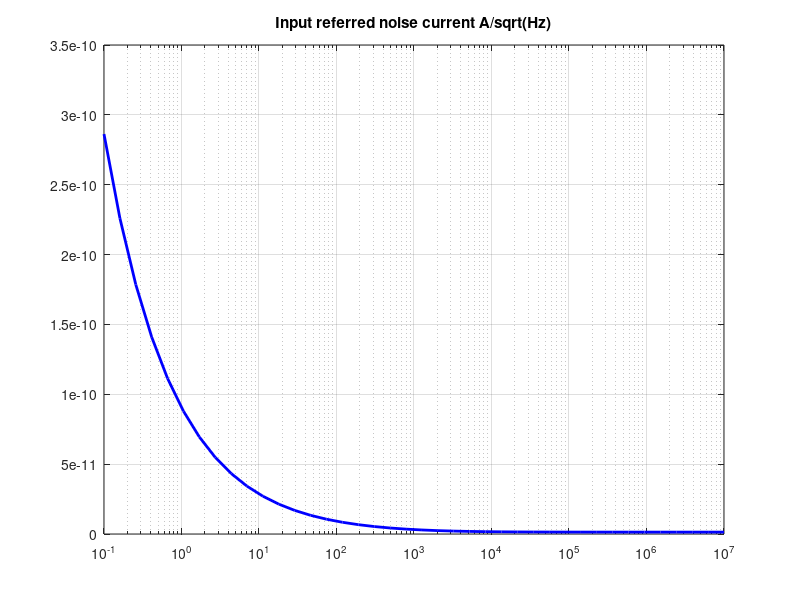
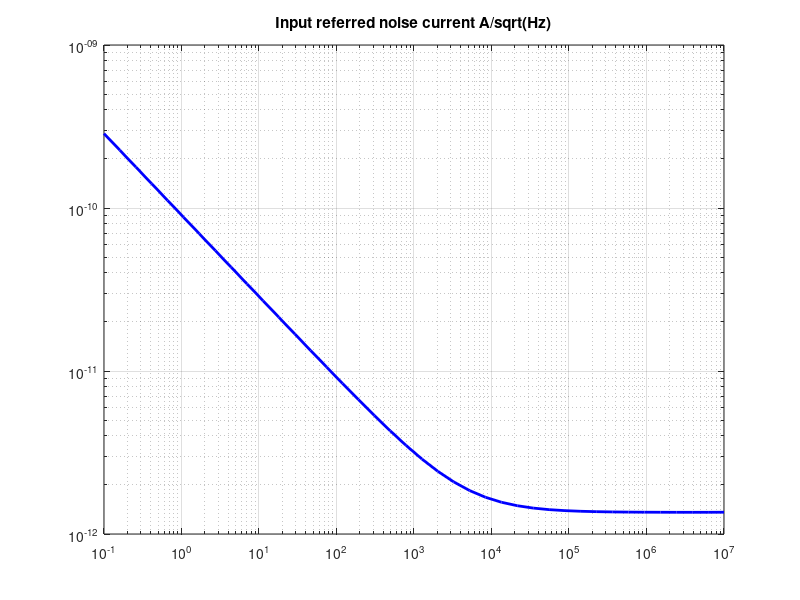
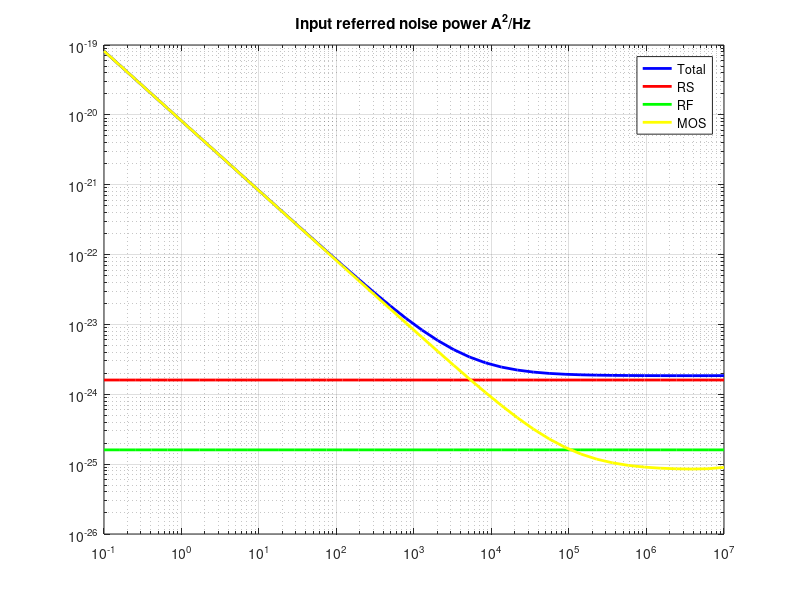

The MATLAB script that drew these images, in order:
clear all
%Design independent parameters
k = 1.38e-23
T = 290
lambda = 2/3

%Source resistance
RS = 10e3

%Feedback resistance
RF = 100e3

% Input transistor

% NMOS1: W1_tot = 100.00um  L1 = 1.00um  IDS1 = 0.1000mA  VDS1 = 0.50V
% gm1 = 1.576m
% rds1 = 579303.50
% cgs1 = 478.16f
% cgd1 = 33.11f
% cds1 = 229.60f
% cdb1 = 148.55f
% vgs1 = 0.4792
% Gain1 = 913.07
% gm_id1 = 15.76
% ; Ft1 = 490.65 MHz 

Fc = .1e6 % 1/f noise corner frequency
gm = 1.576e-3
C = (478e-15 + 33e-15)

Fmin = 0.1;
Fmax = 10e6;
%Fstep = 1e6

%f = Fmin:Fstep:Fmax; % Frequency of interest 0.1 Hz to 5MHz
f = logspace(log10(Fmin), log10(Fmax),40);
W = 2*pi*f;
N = length(f);

S = zeros(N,1);
S_V = zeros(N,1);

S_RS = zeros(N,1);
S_RF = zeros(N,1);
S_MOS = zeros(N,1);

for i=1:N,
    %Spectral noise power density (V^2/Hz)
    
    %S(i) = 4*k*T*RP + 4*k*T*lambda/gm*(1+Fc/f(i))*(1 + W(i)^2*C^2*RP^2);    
    %S(i) = 4*k*T*RP;
    
    S_RS(i) = 4*k*T/RS;
    S_RF(i) = 4*k*T/RF;
    S_MOS(i) = 4*k*T*lambda/gm*(1+ Fc/f(i))*( (1/RS+1/RF)^2 + (2*pi*f(i))^2*C^2 );
    
    %Spetral noise power (A²/Hz)
    S = S_RS + S_RF + S_MOS; 
    
    %Spectral noise current (A/sqrt(Hz))
    S_A(i) = sqrt(S(i));
end

figure(1)
semilogx(f,S_A,'b','LineWidth',2);
grid on
title('Input referred noise current A/sqrt(Hz)');

figure(2)
loglog(f,S_A,'b','LineWidth',2);
grid on
title('Input referred noise current A/sqrt(Hz)');

figure(3)
loglog(f,S,'b','LineWidth',2,
      f,S_RS,'r','LineWidth',2,
      f,S_RF,'g','LineWidth',2,
      f,S_MOS,'y','LineWidth',2)
grid on
title('Input referred noise power A^2/Hz');
legend('Total','RS','RF','MOS');

Integrated_noise_2 = trapz(f,S');
Integrated_noise_Voltage = sqrt(Integrated_noise_2);
Integrated_noise_average = sqrt((Integrated_noise_2)/(Fmax-Fmin))

fprintf('Input referred integrated noise square = %4.2e A^2 \n', Integrated_noise_2);
fprintf('Input referred integrated noise = %4.2e A \n', Integrated_noise_Voltage);
fprintf('Average input referred voltage = %4.2e A/sqrt(Hz) \n', Integrated_noise_average);



